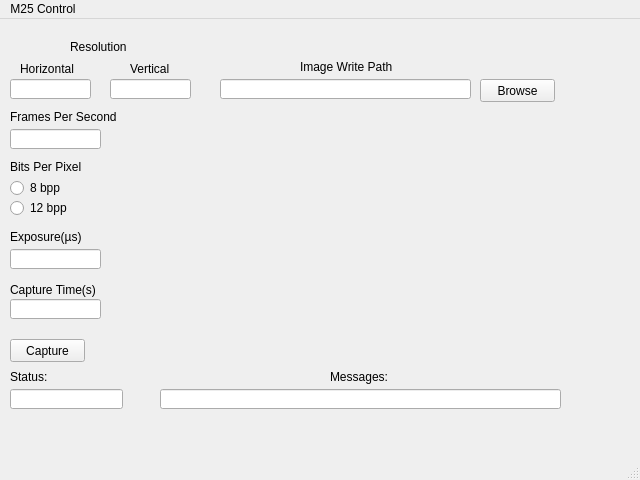
<?xml version="1.0" encoding="UTF-8"?>
<ui version="4.0">
 <class>MainWindow</class>
 <widget class="QMainWindow" name="MainWindow">
  <property name="geometry">
   <rect>
    <x>0</x>
    <y>0</y>
    <width>640</width>
    <height>480</height>
   </rect>
  </property>
  <property name="windowTitle">
   <string>MainWindow</string>
  </property>
  <widget class="QWidget" name="centralwidget">
   <widget class="QLabel" name="ResolutionLabel">
    <property name="geometry">
     <rect>
      <x>70</x>
      <y>20</y>
      <width>81</width>
      <height>16</height>
     </rect>
    </property>
    <property name="text">
     <string>Resolution</string>
    </property>
   </widget>
   <widget class="QLabel" name="HorzLabel">
    <property name="geometry">
     <rect>
      <x>20</x>
      <y>40</y>
      <width>71</width>
      <height>20</height>
     </rect>
    </property>
    <property name="text">
     <string>Horizontal</string>
    </property>
   </widget>
   <widget class="QLabel" name="VertLabel">
    <property name="geometry">
     <rect>
      <x>130</x>
      <y>40</y>
      <width>71</width>
      <height>20</height>
     </rect>
    </property>
    <property name="text">
     <string>Vertical</string>
    </property>
   </widget>
   <widget class="QLineEdit" name="HorzLineEdit">
    <property name="geometry">
     <rect>
      <x>10</x>
      <y>60</y>
      <width>81</width>
      <height>20</height>
     </rect>
    </property>
   </widget>
   <widget class="QLineEdit" name="VertLineEdit">
    <property name="geometry">
     <rect>
      <x>110</x>
      <y>60</y>
      <width>81</width>
      <height>20</height>
     </rect>
    </property>
   </widget>
   <widget class="QLabel" name="FPSLabel">
    <property name="geometry">
     <rect>
      <x>10</x>
      <y>90</y>
      <width>191</width>
      <height>16</height>
     </rect>
    </property>
    <property name="text">
     <string>Frames Per Second</string>
    </property>
   </widget>
   <widget class="QLineEdit" name="FPSLineEdit">
    <property name="geometry">
     <rect>
      <x>10</x>
      <y>110</y>
      <width>91</width>
      <height>20</height>
     </rect>
    </property>
   </widget>
   <widget class="QLabel" name="BPPLabel">
    <property name="geometry">
     <rect>
      <x>10</x>
      <y>140</y>
      <width>171</width>
      <height>16</height>
     </rect>
    </property>
    <property name="text">
     <string>Bits Per Pixel</string>
    </property>
   </widget>
   <widget class="QLabel" name="EXPLabel">
    <property name="geometry">
     <rect>
      <x>10</x>
      <y>210</y>
      <width>151</width>
      <height>16</height>
     </rect>
    </property>
    <property name="text">
     <string>Exposure(µs)</string>
    </property>
   </widget>
   <widget class="QLineEdit" name="EXPLineEdit">
    <property name="geometry">
     <rect>
      <x>10</x>
      <y>230</y>
      <width>91</width>
      <height>20</height>
     </rect>
    </property>
   </widget>
   <widget class="QLabel" name="CaptureLabel">
    <property name="geometry">
     <rect>
      <x>10</x>
      <y>260</y>
      <width>181</width>
      <height>21</height>
     </rect>
    </property>
    <property name="text">
     <string>Capture Time(s)</string>
    </property>
   </widget>
   <widget class="QLineEdit" name="CapTimeLineEdit">
    <property name="geometry">
     <rect>
      <x>10</x>
      <y>280</y>
      <width>91</width>
      <height>20</height>
     </rect>
    </property>
   </widget>
   <widget class="QPushButton" name="CapturePushButton">
    <property name="geometry">
     <rect>
      <x>10</x>
      <y>320</y>
      <width>75</width>
      <height>23</height>
     </rect>
    </property>
    <property name="text">
     <string>Capture</string>
    </property>
   </widget>
   <widget class="QLabel" name="label">
    <property name="geometry">
     <rect>
      <x>300</x>
      <y>40</y>
      <width>171</width>
      <height>16</height>
     </rect>
    </property>
    <property name="text">
     <string>Image Write Path</string>
    </property>
   </widget>
   <widget class="QLineEdit" name="lineEdit">
    <property name="geometry">
     <rect>
      <x>220</x>
      <y>60</y>
      <width>251</width>
      <height>20</height>
     </rect>
    </property>
   </widget>
   <widget class="QPushButton" name="BrowsePushButton_2">
    <property name="geometry">
     <rect>
      <x>480</x>
      <y>60</y>
      <width>75</width>
      <height>23</height>
     </rect>
    </property>
    <property name="text">
     <string>Browse</string>
    </property>
   </widget>
   <widget class="QRadioButton" name="radioButton">
    <property name="geometry">
     <rect>
      <x>10</x>
      <y>160</y>
      <width>131</width>
      <height>18</height>
     </rect>
    </property>
    <property name="text">
     <string>8 bpp</string>
    </property>
   </widget>
   <widget class="QRadioButton" name="radioButton_2">
    <property name="geometry">
     <rect>
      <x>10</x>
      <y>180</y>
      <width>151</width>
      <height>18</height>
     </rect>
    </property>
    <property name="text">
     <string>12 bpp</string>
    </property>
   </widget>
   <widget class="QLineEdit" name="MsgLineEdit">
    <property name="geometry">
     <rect>
      <x>160</x>
      <y>370</y>
      <width>401</width>
      <height>20</height>
     </rect>
    </property>
   </widget>
   <widget class="QLabel" name="StatusLabel">
    <property name="geometry">
     <rect>
      <x>10</x>
      <y>350</y>
      <width>111</width>
      <height>16</height>
     </rect>
    </property>
    <property name="text">
     <string>Status:</string>
    </property>
   </widget>
   <widget class="QLineEdit" name="StatusLineEdit">
    <property name="geometry">
     <rect>
      <x>10</x>
      <y>370</y>
      <width>113</width>
      <height>20</height>
     </rect>
    </property>
   </widget>
   <widget class="QLabel" name="MsgLabel">
    <property name="geometry">
     <rect>
      <x>330</x>
      <y>350</y>
      <width>121</width>
      <height>16</height>
     </rect>
    </property>
    <property name="text">
     <string>Messages:</string>
    </property>
   </widget>
  </widget>
  <widget class="QStatusBar" name="statusbar"/>
  <widget class="QMenuBar" name="menubar">
   <property name="geometry">
    <rect>
     <x>0</x>
     <y>0</y>
     <width>640</width>
     <height>22</height>
    </rect>
   </property>
   <widget class="QMenu" name="menuM25_Control">
    <property name="title">
     <string>M25 Control</string>
    </property>
   </widget>
   <addaction name="menuM25_Control"/>
  </widget>
 </widget>
 <resources/>
 <connections/>
</ui>
